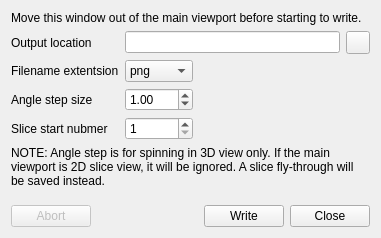
<?xml version="1.0" encoding="UTF-8"?>
<ui version="4.0">
 <class>DialogWriteMovieFrames</class>
 <widget class="QDialog" name="DialogWriteMovieFrames">
  <property name="geometry">
   <rect>
    <x>0</x>
    <y>0</y>
    <width>408</width>
    <height>274</height>
   </rect>
  </property>
  <property name="windowTitle">
   <string>Write Movie Frames</string>
  </property>
  <layout class="QVBoxLayout" name="verticalLayout">
   <property name="sizeConstraint">
    <enum>QLayout::SetFixedSize</enum>
   </property>
   <item>
    <widget class="QLabel" name="label_5">
     <property name="text">
      <string>Move this window out of the main viewport before starting to write.</string>
     </property>
     <property name="wordWrap">
      <bool>true</bool>
     </property>
    </widget>
   </item>
   <item>
    <layout class="QGridLayout" name="gridLayout">
     <item row="0" column="0">
      <widget class="QLabel" name="label">
       <property name="text">
        <string>Output location</string>
       </property>
      </widget>
     </item>
     <item row="0" column="1" colspan="2">
      <widget class="QLineEdit" name="lineEditOutputLocation">
       <property name="minimumSize">
        <size>
         <width>215</width>
         <height>0</height>
        </size>
       </property>
      </widget>
     </item>
     <item row="0" column="3">
      <widget class="QToolButton" name="toolButtonOpen">
       <property name="text">
        <string/>
       </property>
       <property name="icon">
        <iconset resource="freeview.qrc">
         <normaloff>:/resource/icons/file_open_16.png</normaloff>:/resource/icons/file_open_16.png</iconset>
       </property>
      </widget>
     </item>
     <item row="1" column="0">
      <widget class="QLabel" name="label_2">
       <property name="text">
        <string>Filename extentsion</string>
       </property>
      </widget>
     </item>
     <item row="1" column="1">
      <widget class="QComboBox" name="comboBoxExtension">
       <property name="maximumSize">
        <size>
         <width>80</width>
         <height>16777215</height>
        </size>
       </property>
       <item>
        <property name="text">
         <string>png</string>
        </property>
       </item>
       <item>
        <property name="text">
         <string>jpeg</string>
        </property>
       </item>
       <item>
        <property name="text">
         <string>tiff</string>
        </property>
       </item>
      </widget>
     </item>
     <item row="1" column="2">
      <spacer name="horizontalSpacer_2">
       <property name="orientation">
        <enum>Qt::Horizontal</enum>
       </property>
       <property name="sizeHint" stdset="0">
        <size>
         <width>0</width>
         <height>0</height>
        </size>
       </property>
      </spacer>
     </item>
     <item row="2" column="0">
      <widget class="QLabel" name="labelAngleStep">
       <property name="text">
        <string>Angle step size</string>
       </property>
      </widget>
     </item>
     <item row="2" column="2">
      <spacer name="horizontalSpacer_3">
       <property name="orientation">
        <enum>Qt::Horizontal</enum>
       </property>
       <property name="sizeHint" stdset="0">
        <size>
         <width>0</width>
         <height>0</height>
        </size>
       </property>
      </spacer>
     </item>
     <item row="2" column="1">
      <widget class="QDoubleSpinBox" name="doubleSpinBoxAngleStep">
       <property name="decimals">
        <number>2</number>
       </property>
       <property name="minimum">
        <double>-100.000000000000000</double>
       </property>
       <property name="maximum">
        <double>100.000000000000000</double>
       </property>
       <property name="value">
        <double>1.000000000000000</double>
       </property>
      </widget>
     </item>
     <item row="3" column="0">
      <widget class="QLabel" name="label_3">
       <property name="text">
        <string>Slice start nubmer</string>
       </property>
      </widget>
     </item>
     <item row="3" column="1">
      <widget class="QSpinBox" name="spinBox">
       <property name="minimum">
        <number>1</number>
       </property>
       <property name="maximum">
        <number>100</number>
       </property>
      </widget>
     </item>
    </layout>
   </item>
   <item>
    <widget class="QLabel" name="label_4">
     <property name="text">
      <string>NOTE: Angle step is for spinning in 3D view only. If the main viewport is 2D slice view, it will be ignored. A slice fly-through will be saved instead.</string>
     </property>
     <property name="wordWrap">
      <bool>true</bool>
     </property>
    </widget>
   </item>
   <item>
    <spacer name="verticalSpacer">
     <property name="orientation">
      <enum>Qt::Vertical</enum>
     </property>
     <property name="sizeHint" stdset="0">
      <size>
       <width>10</width>
       <height>11</height>
      </size>
     </property>
    </spacer>
   </item>
   <item>
    <layout class="QHBoxLayout" name="horizontalLayout">
     <item>
      <widget class="QPushButton" name="pushButtonAbort">
       <property name="enabled">
        <bool>false</bool>
       </property>
       <property name="text">
        <string>Abort</string>
       </property>
      </widget>
     </item>
     <item>
      <spacer name="horizontalSpacer">
       <property name="orientation">
        <enum>Qt::Horizontal</enum>
       </property>
       <property name="sizeHint" stdset="0">
        <size>
         <width>40</width>
         <height>20</height>
        </size>
       </property>
      </spacer>
     </item>
     <item>
      <widget class="QPushButton" name="pushButtonWrite">
       <property name="enabled">
        <bool>true</bool>
       </property>
       <property name="text">
        <string>Write</string>
       </property>
      </widget>
     </item>
     <item>
      <widget class="QPushButton" name="pushButtonClose">
       <property name="text">
        <string>Close</string>
       </property>
      </widget>
     </item>
    </layout>
   </item>
  </layout>
 </widget>
 <resources>
  <include location="freeview.qrc"/>
 </resources>
 <connections>
  <connection>
   <sender>pushButtonClose</sender>
   <signal>clicked()</signal>
   <receiver>DialogWriteMovieFrames</receiver>
   <slot>close()</slot>
   <hints>
    <hint type="sourcelabel">
     <x>353</x>
     <y>246</y>
    </hint>
    <hint type="destinationlabel">
     <x>437</x>
     <y>207</y>
    </hint>
   </hints>
  </connection>
 </connections>
</ui>
